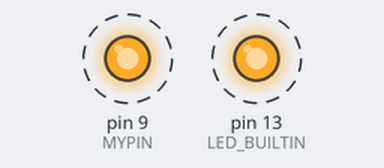
The sketch below on a simulated Arduino Uno, built with avr-gcc and run on an emulated ATmega328P. Shown: output pins drawn as LEDs (lit = HIGH). Dashed ring = blinking.

Above: at 0.05 s.
Timing chart, 0 to 3.0 s (numbered marks = the images above):
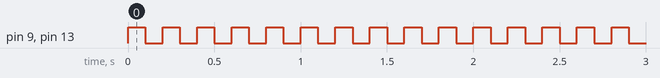

The sketch:

blink.ino
```cpp
#define MYPIN 9
#define LED_SPEED 100

void setup() {
  // put your setup code here, to run once:
  pinMode(LED_BUILTIN, OUTPUT);
  pinMode(MYPIN, OUTPUT);
}

void loop() {
  // put your main code here, to run repeatedly:
  digitalWrite(LED_BUILTIN, HIGH);
  digitalWrite(MYPIN, HIGH);

  delay(LED_SPEED);

  digitalWrite(LED_BUILTIN, LOW);
  digitalWrite(MYPIN, LOW);

  delay(LED_SPEED);

}
```

Measured:
- by itself, pin 9 (MYPIN), pin 13 (LED_BUILTIN): alternates HIGH for 0.10 s and LOW for 0.10 s
